Frame 1 (no input): blank canvas, image omitted
Frame 60 (no input): blank canvas, image omitted
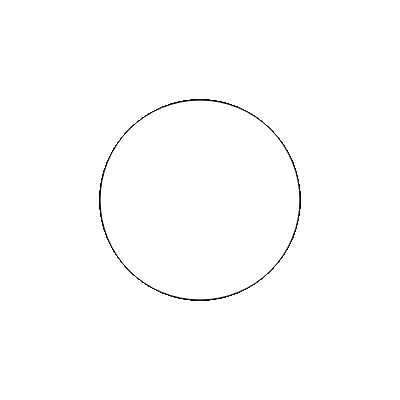
Frame 120 (the mouse pressed at the canvas centre since frame 60)

The p5.js sketch whose frames 1 and 60 were blank and that drew this single picture after the mouse press (run headless with seeded random() and noise() and a simulated clock; from frame 60 on, the mouse is pressed at the canvas centre):

// p5.js sketch
// ── sketch.js
function setup() {
  createCanvas(400, 400);
}

function draw() {
  // background(220);
  ellipse(mouseX, mouseY, mouseX, mouseY)
}
